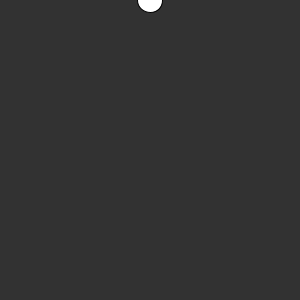
Frame 1 (no input)
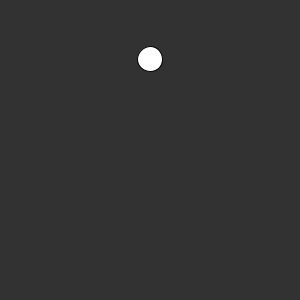
Frame 60 (the mouse pressed at the canvas centre just before this capture)
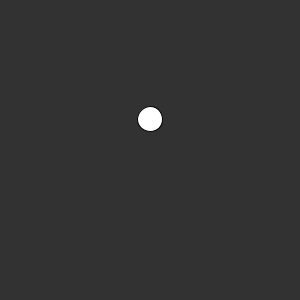
Frame 120 (the mouse held since frame 60 and released just before this capture)

The Processing sketch that drew these frames (run headless with seeded random() and noise(); from frame 60 on, the mouse is pressed at the canvas centre):

// Processing sketch: falling_circle
// ── falling_circle.pde
float circleY = 0;

void setup() {
  size(300, 300);
}

void draw() {
  background(50);

  ellipse(150, circleY, 25, 25);

  circleY++;

  if (circleY > height) {
    circleY = 0;
  }
}
